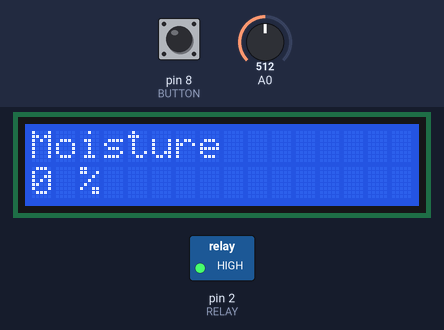
The sketch below on a simulated Arduino Uno, built with avr-gcc and run on an emulated ATmega328P. On the bench: 16×2 character LCD, switched loads named in the sketch (green lamp = pin HIGH). Inputs (shaded band) come from the test bench; at power-on: A0 = 512, pin 8 (BUTTON) HIGH. What the sketch prints to the serial monitor is not drawn.

Above: at 1.2 s.
1.3 s: A0 set to 349
At 1.7 s:
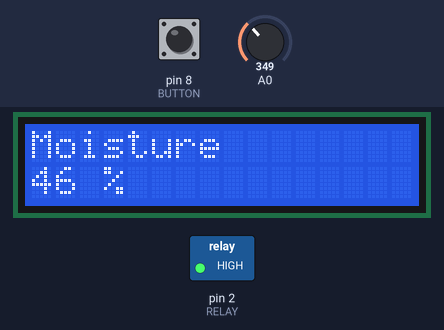
4.3 s: A0 set to 331
At 4.7 s:
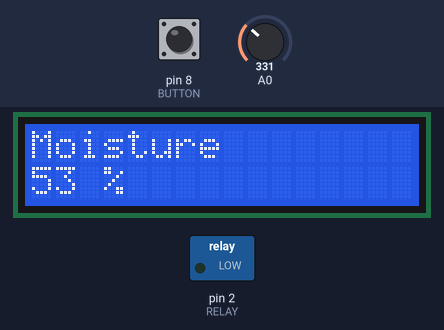
6.9 s: pin 8 (BUTTON) pulled LOW for 0.3 s
At 8.0 s:
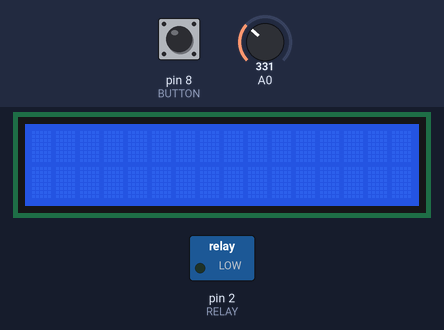
Timing chart, 0 to 9.9 s (numbered marks = the images above; inputs shaded):
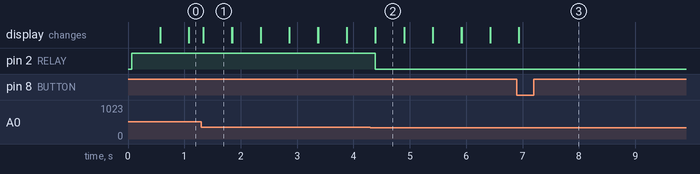

Measured:
- the behaviour switches between 340 and 339 on A0 (found by bisection; images 1 and 2)
- after the input at 1.3 s, the display: changes at once (image 1)
- after the input at 4.3 s, pin 2 (RELAY): HIGH → LOW after 0.09 s; the display: first differs from a run without the input after 0.09 s (image 2)
- what the display in image 1 shows lasts 0.5 s, from 1.3 s to 1.8 s

The sketch:

irrigator.ino
```cpp
#include <LiquidCrystal.h>

LiquidCrystal lcd(12, 11, 4, 5, 6, 7);

const int dry_val = 466;
const int wet_val = 212;
int moist_val = 0;
int moist_percent = 0;

// 0 - run system
// 1 - calibrate high
// 2 - calibrate low
int system_mode = 0;

bool keydown = false;
bool keyup = true;

#define RELAY 2
#define BUTTON 8

void run_irrigator()
{
  moist_val = analogRead(A0);

  moist_percent = map(moist_val, dry_val, wet_val, 0 , 100);
  if (moist_percent < 0)
    moist_percent = 0;
  else if (moist_percent > 100)
    moist_percent = 100;

  // Print to LCD.
  lcd.setCursor(0, 0);
  lcd.print("Moisture");
  lcd.setCursor(0, 1);
  lcd.print(moist_percent);
  lcd.print(" %");

  if (moist_percent < 50)
  {
    digitalWrite(RELAY, HIGH);
//    Serial.println("HIGH");
  }
  else
  {
    digitalWrite(RELAY, LOW);
    Serial.println("LOW");
  }

  delay(250);

  lcd.clear();
}

void read_button()
{
  int button = digitalRead(BUTTON);
  if (button == 0 && keyup)
  {
    keydown = true;
    keyup = false;

    system_mode = system_mode + 1 < 3
      ? system_mode + 1
      : 0;
  }
  else if (button == 1 && keydown)
  {
    keyup = true;
    keydown = false;
  }
  Serial.println(button);
  Serial.println(system_mode);
}

void calibrate_wet()
{

}

void calibrate_dry()
{

}

void setup()
{
  // put your setup code here, to run once:
  Serial.begin(9600);
  lcd.begin(16, 2);
  pinMode(RELAY, OUTPUT);
  pinMode(BUTTON, INPUT_PULLUP);
}

void loop()
{
  read_button();
  switch (system_mode)
  {
    case 1:
      calibrate_dry();
      break;
    case 2:
      calibrate_wet();
      break;
    default:
      run_irrigator();
      break;
  }
}
```
